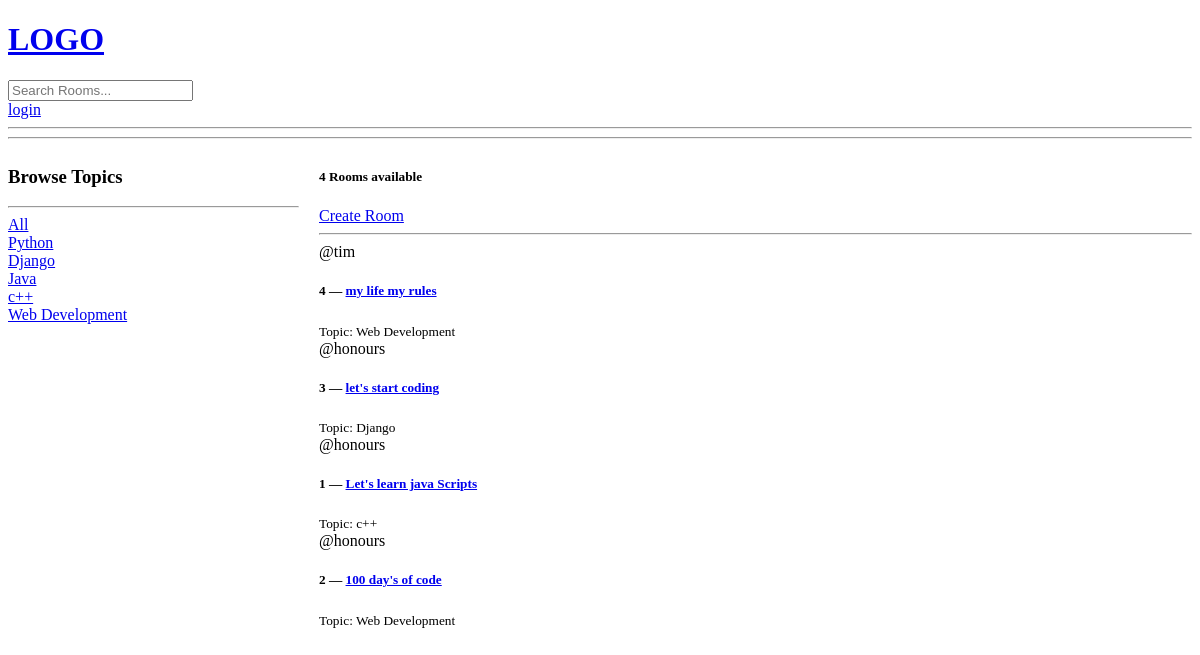
/, run on an earlier commit of the app's database.
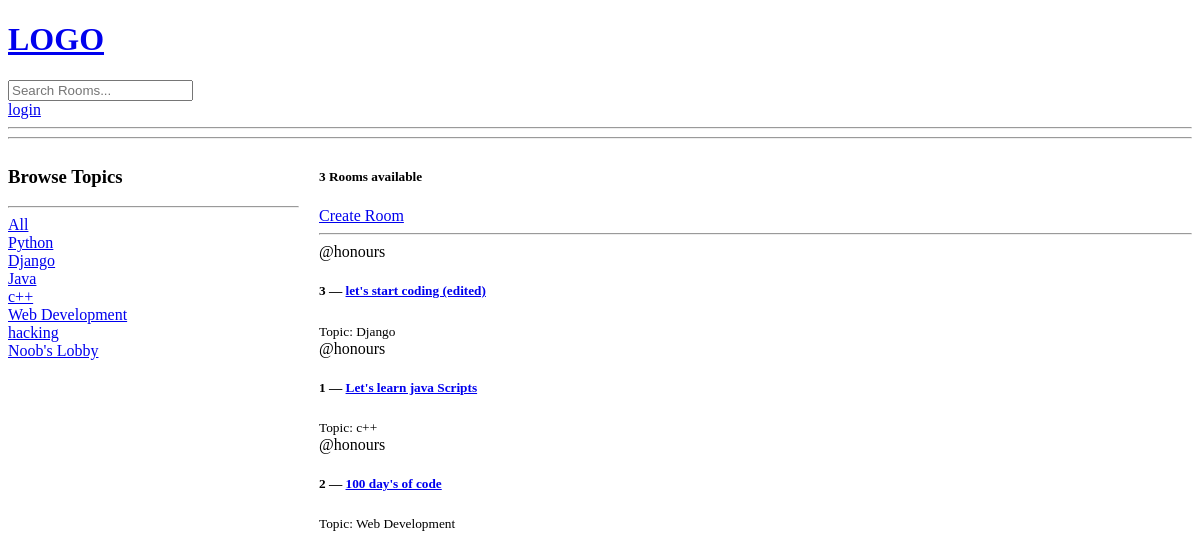
And on a later commit of the database.
### base/models.py (models this page shows, shortened)
class Topic(models.Model):
    name = models.CharField(max_length=200)

class Room(models.Model):
    host = models.ForeignKey(User,on_delete=models.SET_NULL ,null = True)
    topic =  models.ForeignKey(Topic,on_delete=models.SET_NULL ,null = True)
    name = models.CharField(max_length=200)
    description = models.TextField(null=True , blank=True)
    updated = models.DateTimeField(auto_now=True)
    created = models.DateTimeField(auto_now_add= True)
    class Meta:
         ordering = ['-updated','-created']

### base/views.py (the view)
# urls.py: path('', views.home, name='home'),  # Home page
def home(request):
    q = request.GET.get('q') if request.GET.get('q') != None else ''  # Get search query from URL
    rooms = Room.objects.filter(
        Q(topic__name__icontains=q) |  # Filter by topic name
        Q(name__icontains=q) |  # Filter by room name
        Q(description__icontains=q)  # Filter by room description
    )
    topics = Topic.objects.all()  # Fetch all topics
    room_count = rooms.count()  # Count the number of rooms
    context = {'rooms': rooms, 'topics': topics, 'room_count': room_count}
    return render(request, 'base/home.html', context)  # Render home page

### base/templates/base/home.html (shortened to what this page needs)
{% extends 'base/main.html' %}
{% block content %}
<div class="home-container">
    <div class="topics-container">
        <h3>Browse Topics</h3>
        <hr>
        <div>
            <a href="{% url 'home' %}">All</a>
        </div>
        {% for topic in topics %}
            <div>
                <a href="{% url 'home' %}?q={{ topic.name }}">{{ topic.name }}</a>
            </div>
        {% endfor %}
    </div>
    <div class="rooms-container">
        <div>
            <h5>{{room_count}} Rooms available</h5>
            <a href="{% url 'create-room' %}">Create Room</a>
        </div>
        <hr>
        {% for room in rooms %}
            <div class="room-card">
                <span>@{{ room.host.username }}</span>
                <h5>{{ room.id }} — <a href="{% url 'room' room.id %}">{{ room.name }}</a></h5>
                <small>Topic: {{ room.topic.name }}</small>
            </div>
        {% endfor %}
    </div>
</div>
{% endblock content %}

What changed in the data, as far as the page shows it:
removed Room: host.username "tim", id "4", name "my life my rules", topic.name "Web Development"
added Topic: name "hacking"
added Topic: name "Noob's Lobby"
changed Room "Django": name "let's start coding" → "let's start coding (edited)"
Also different on the page:
{{ room_count }}: "4" → "3"
